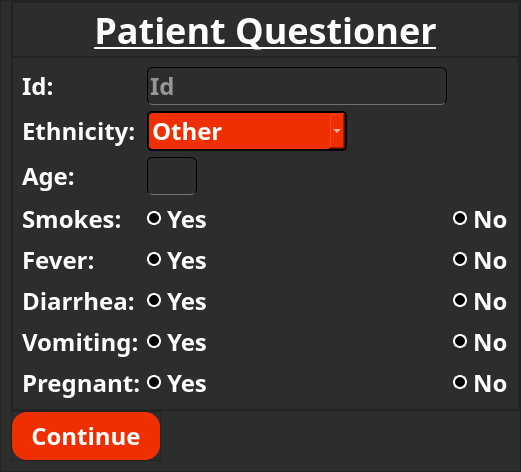
         <widget class="QWidget" name="Patient_questionier_page">
          <property name="styleSheet">
           <string notr="true">
*{
	font-family:century gothic;
	font-size:24px;
	color: white;
	font-weight: bold;
}


QLineEdit{
	
	background:transparent;
	border:1px solid;
	color:white;
	border-bottom:1px solid #717072;
	border-radius:6px;
}

QRadioButton::indicator {
    width:                  10px;
    height:                 10px;
    border-radius:          7px;
}

QRadioButton::indicator:checked {
 
	background-color: rgb(240, 47, 0);
    border:                 2px solid white;
}

QRadioButton::indicator:unchecked {
    background-color:       black;
    border:                 2px solid white;
}</string>
          </property>
          <layout class="QVBoxLayout" name="verticalLayout_11">
           <property name="spacing">
            <number>0</number>
           </property>
           <property name="leftMargin">
            <number>0</number>
           </property>
           <property name="topMargin">
            <number>0</number>
           </property>
           <property name="rightMargin">
            <number>0</number>
           </property>
           <property name="bottomMargin">
            <number>0</number>
           </property>
           <item>
            <widget class="QFrame" name="frame_content_2">
             <property name="styleSheet">
              <string notr="true">background-color: rgb(45, 45, 45);</string>
             </property>
             <property name="frameShape">
              <enum>QFrame::StyledPanel</enum>
             </property>
             <property name="frameShadow">
              <enum>QFrame::Raised</enum>
             </property>
             <layout class="QVBoxLayout" name="verticalLayout_8">
              <property name="spacing">
               <number>0</number>
              </property>
              <property name="leftMargin">
               <number>10</number>
              </property>
              <property name="topMargin">
               <number>0</number>
              </property>
              <property name="rightMargin">
               <number>0</number>
              </property>
              <property name="bottomMargin">
               <number>10</number>
              </property>
              <item>
               <widget class="QFrame" name="frame_mainbody_2">
                <property name="frameShape">
                 <enum>QFrame::StyledPanel</enum>
                </property>
                <property name="frameShadow">
                 <enum>QFrame::Raised</enum>
                </property>
                <layout class="QVBoxLayout" name="verticalLayout_9">
                 <property name="spacing">
                  <number>0</number>
                 </property>
                 <property name="leftMargin">
                  <number>0</number>
                 </property>
                 <property name="topMargin">
                  <number>0</number>
                 </property>
                 <property name="rightMargin">
                  <number>0</number>
                 </property>
                 <property name="bottomMargin">
                  <number>0</number>
                 </property>
                 <item>
                  <widget class="QFrame" name="frame_title_2">
                   <property name="minimumSize">
                    <size>
                     <width>0</width>
                     <height>55</height>
                    </size>
                   </property>
                   <property name="maximumSize">
                    <size>
                     <width>16777215</width>
                     <height>55</height>
                    </size>
                   </property>
                   <property name="frameShape">
                    <enum>QFrame::StyledPanel</enum>
                   </property>
                   <property name="frameShadow">
                    <enum>QFrame::Raised</enum>
                   </property>
                   <layout class="QHBoxLayout" name="horizontalLayout_8">
                    <property name="spacing">
                     <number>0</number>
                    </property>
                    <property name="leftMargin">
                     <number>0</number>
                    </property>
                    <property name="topMargin">
                     <number>0</number>
                    </property>
                    <property name="rightMargin">
                     <number>0</number>
                    </property>
                    <property name="bottomMargin">
                     <number>0</number>
                    </property>
                    <item>
                     <widget class="QLabel" name="label_title_2">
                      <property name="font">
                       <font>
                        <family>century gothic</family>
                        <pointsize>-1</pointsize>
                        <weight>75</weight>
                        <bold>true</bold>
                        <underline>true</underline>
                       </font>
                      </property>
                      <property name="styleSheet">
                       <string notr="true">text-decoration:underline;
font-size:36px;

</string>
                      </property>
                      <property name="text">
                       <string>Patient Questioner</string>
                      </property>
                      <property name="alignment">
                       <set>Qt::AlignCenter</set>
                      </property>
                     </widget>
                    </item>
                   </layout>
                  </widget>
                 </item>
                 <item>
                  <widget class="QFrame" name="frame_body_2">
                   <property name="minimumSize">
                    <size>
                     <width>0</width>
                     <height>0</height>
                    </size>
                   </property>
                   <property name="frameShape">
                    <enum>QFrame::StyledPanel</enum>
                   </property>
                   <property name="frameShadow">
                    <enum>QFrame::Raised</enum>
                   </property>
                   <layout class="QGridLayout" name="gridLayout_2">
                    <item row="0" column="0">
                     <widget class="QLabel" name="label_Id">
                      <property name="text">
                       <string>Id:</string>
                      </property>
                     </widget>
                    </item>
                    <item row="0" column="1">
                     <widget class="QLineEdit" name="lineEdit_Id">
                      <property name="sizePolicy">
                       <sizepolicy hsizetype="Fixed" vsizetype="Fixed">
                        <horstretch>0</horstretch>
                        <verstretch>0</verstretch>
                       </sizepolicy>
                      </property>
                      <property name="minimumSize">
                       <size>
                        <width>300</width>
                        <height>0</height>
                       </size>
                      </property>
                      <property name="maximumSize">
                       <size>
                        <width>50</width>
                        <height>16777215</height>
                       </size>
                      </property>
                      <property name="inputMask">
                       <string/>
                      </property>
                      <property name="text">
                       <string/>
                      </property>
                      <property name="maxLength">
                       <number>9</number>
                      </property>
                      <property name="placeholderText">
                       <string>Id</string>
                      </property>
                     </widget>
                    </item>
                    <item row="1" column="0">
                     <widget class="QLabel" name="label_Ethnicity">
                      <property name="font">
                       <font>
                        <family>century gothic</family>
                        <pointsize>-1</pointsize>
                        <weight>75</weight>
                        <bold>true</bold>
                       </font>
                      </property>
                      <property name="styleSheet">
                       <string notr="true"/>
                      </property>
                      <property name="text">
                       <string>Ethnicity:</string>
                      </property>
                      <property name="alignment">
                       <set>Qt::AlignLeading|Qt::AlignLeft|Qt::AlignVCenter</set>
                      </property>
                     </widget>
                    </item>
                    <item row="1" column="1">
                     <widget class="QComboBox" name="comboBox_Ethnicity">
                      <property name="maximumSize">
                       <size>
                        <width>200</width>
                        <height>16777215</height>
                       </size>
                      </property>
                      <property name="styleSheet">
                       <string notr="true">*{
	background-color: rgb(240, 47, 0);
	border: 2px solid black;
	border-radius: 5px;
	
}

QAbstractItemView {
	selection-background-color:#701600;
	outline:none;
	margin:-1px;
	padding: 2px 2px 2px 2px;
}

::down-arrow{
	image: url(:/Icons/arrow-down-16.png);
}
</string>
                      </property>
                      <item>
                       <property name="text">
                        <string>Other</string>
                       </property>
                      </item>
                      <item>
                       <property name="text">
                        <string>Ethiopian</string>
                       </property>
                      </item>
                      <item>
                       <property name="text">
                        <string>Middle-Eastren</string>
                       </property>
                      </item>
                     </widget>
                    </item>
                    <item row="2" column="0">
                     <widget class="QLabel" name="label_age">
                      <property name="text">
                       <string>Age:</string>
                      </property>
                     </widget>
                    </item>
                    <item row="2" column="1">
                     <widget class="QLineEdit" name="lineEdit_Age">
                      <property name="sizePolicy">
                       <sizepolicy hsizetype="Fixed" vsizetype="Fixed">
                        <horstretch>0</horstretch>
                        <verstretch>0</verstretch>
                       </sizepolicy>
                      </property>
                      <property name="minimumSize">
                       <size>
                        <width>50</width>
                        <height>0</height>
                       </size>
                      </property>
                      <property name="maximumSize">
                       <size>
                        <width>50</width>
                        <height>16777215</height>
                       </size>
                      </property>
                      <property name="inputMask">
                       <string/>
                      </property>
                      <property name="text">
                       <string/>
                      </property>
                      <property name="maxLength">
                       <number>3</number>
                      </property>
                      <property name="placeholderText">
                       <string/>
                      </property>
                     </widget>
                    </item>
                    <item row="3" column="0">
                     <widget class="QLabel" name="label_Smokes">
                      <property name="text">
                       <string>Smokes:</string>
                      </property>
                     </widget>
                    </item>
                    <item row="3" column="1">
                     <widget class="QRadioButton" name="radioButton_yes">
                      <property name="text">
                       <string>Yes</string>
                      </property>
                      <attribute name="buttonGroup">
                       <string notr="true">buttonGroup_Smokes</string>
                      </attribute>
                     </widget>
                    </item>
                    <item row="3" column="2">
                     <widget class="QRadioButton" name="radioButton__no">
                      <property name="text">
                       <string>No</string>
                      </property>
                      <attribute name="buttonGroup">
                       <string notr="true">buttonGroup_Smokes</string>
                      </attribute>
                     </widget>
                    </item>
                    <item row="4" column="0">
                     <widget class="QLabel" name="label_fever">
                      <property name="text">
                       <string>Fever:</string>
                      </property>
                     </widget>
                    </item>
                    <item row="4" column="1">
                     <widget class="QRadioButton" name="radioButton_yes_2">
                      <property name="text">
                       <string>Yes</string>
                      </property>
                      <attribute name="buttonGroup">
                       <string notr="true">buttonGroup_Fever</string>
                      </attribute>
                     </widget>
                    </item>
                    <item row="4" column="2">
                     <widget class="QRadioButton" name="radioButton__no_2">
                      <property name="text">
                       <string>No</string>
                      </property>
                      <attribute name="buttonGroup">
                       <string notr="true">buttonGroup_Fever</string>
                      </attribute>
                     </widget>
                    </item>
                    <item row="5" column="0">
                     <widget class="QLabel" name="label_diarrhea">
                      <property name="text">
                       <string>Diarrhea:</string>
                      </property>
                     </widget>
                    </item>
                    <item row="5" column="1">
                     <widget class="QRadioButton" name="radioButton_yes_4">
                      <property name="text">
                       <string>Yes</string>
                      </property>
                      <attribute name="buttonGroup">
                       <string notr="true">buttonGroup_Diarrhea</string>
                      </attribute>
                     </widget>
                    </item>
                    <item row="5" column="2">
                     <widget class="QRadioButton" name="radioButton__no_4">
                      <property name="text">
                       <string>No</string>
                      </property>
                      <attribute name="buttonGroup">
                       <string notr="true">buttonGroup_Diarrhea</string>
                      </attribute>
                     </widget>
                    </item>
                    <item row="6" column="0">
                     <widget class="QLabel" name="label_vomiting">
                      <property name="text">
                       <string>Vomiting:</string>
                      </property>
                     </widget>
                    </item>
                    <item row="6" column="1">
                     <widget class="QRadioButton" name="radioButton_3">
                      <property name="text">
                       <string>Yes</string>
                      </property>
                      <attribute name="buttonGroup">
                       <string notr="true">buttonGroup_Vomiting</string>
                      </attribute>
                     </widget>
                    </item>
                    <item row="6" column="2">
                     <widget class="QRadioButton" name="radioButton__no_5">
                      <property name="text">
                       <string>No</string>
                      </property>
                      <attribute name="buttonGroup">
                       <string notr="true">buttonGroup_Vomiting</string>
                      </attribute>
                     </widget>
                    </item>
                    <item row="7" column="0">
                     <widget class="QLabel" name="label_pregnant">
                      <property name="text">
                       <string>Pregnant:</string>
                      </property>
                     </widget>
                    </item>
                    <item row="7" column="1">
                     <widget class="QRadioButton" name="radioButton_yes_3">
                      <property name="text">
                       <string>Yes</string>
                      </property>
                      <attribute name="buttonGroup">
                       <string notr="true">buttonGroup_pregnant</string>
                      </attribute>
                     </widget>
                    </item>
                    <item row="7" column="2">
                     <widget class="QRadioButton" name="radioButton__no_3">
                      <property name="text">
                       <string>No</string>
                      </property>
                      <attribute name="buttonGroup">
                       <string notr="true">buttonGroup_pregnant</string>
                      </attribute>
                     </widget>
                    </item>
                   </layout>
                  </widget>
                 </item>
                </layout>
               </widget>
              </item>
              <item alignment="Qt::AlignLeft">
               <widget class="QFrame" name="frame_navigation_2">
                <property name="minimumSize">
                 <size>
                  <width>150</width>
                  <height>50</height>
                 </size>
                </property>
                <property name="maximumSize">
                 <size>
                  <width>150</width>
                  <height>50</height>
                 </size>
                </property>
                <property name="frameShape">
                 <enum>QFrame::StyledPanel</enum>
                </property>
                <property name="frameShadow">
                 <enum>QFrame::Raised</enum>
                </property>
                <layout class="QHBoxLayout" name="horizontalLayout_9">
                 <property name="spacing">
                  <number>0</number>
                 </property>
                 <property name="leftMargin">
                  <number>0</number>
                 </property>
                 <property name="topMargin">
                  <number>0</number>
                 </property>
                 <property name="rightMargin">
                  <number>0</number>
                 </property>
                 <property name="bottomMargin">
                  <number>0</number>
                 </property>
                 <item>
                  <widget class="QPushButton" name="btn_Continue">
                   <property name="sizePolicy">
                    <sizepolicy hsizetype="Expanding" vsizetype="Expanding">
                     <horstretch>0</horstretch>
                     <verstretch>0</verstretch>
                    </sizepolicy>
                   </property>
                   <property name="styleSheet">
                    <string notr="true">*{
	background-color: rgb(240, 47, 0);
	border-radius:15px;
}
:hover{
	color:white;
	background:#B02300;
}

:pressed{
	background:#701600;
}</string>
                   </property>
                   <property name="text">
                    <string>Continue</string>
                   </property>
                  </widget>
                 </item>
                </layout>
               </widget>
              </item>
             </layout>
            </widget>
           </item>
          </layout>
         </widget>
